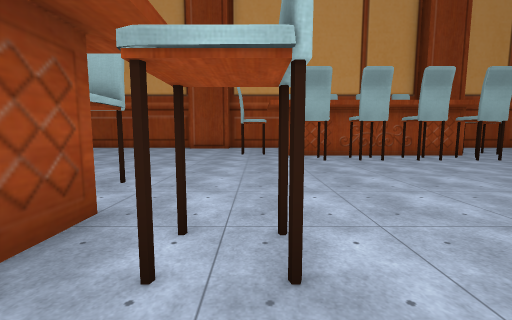
view 1 (above)

18 first-person views from a walk through a Unity game level. The camera is 1.5 m above the floor, tilts 6° down and sees 90° across. The floor is counted in squares, 2 m on a side. Each view is taken from the middle of a square. On the plan, view 1 faces up. The plan holds only what a view shows up to about 9 squares ahead; the rest is blank. The place goes on beyond the plan. Some animated figures are left out. Some surface patterns are stand-ins.

view 2
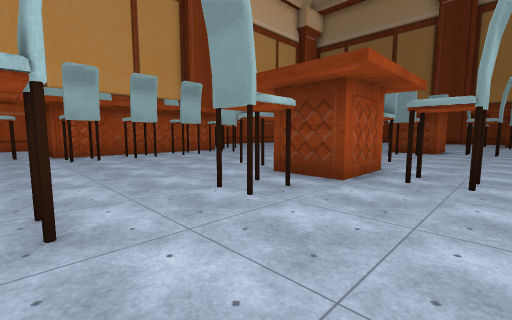

view 3
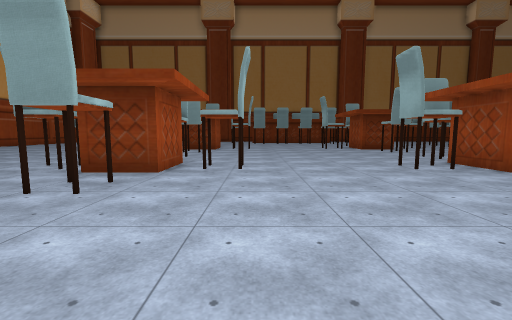

view 4
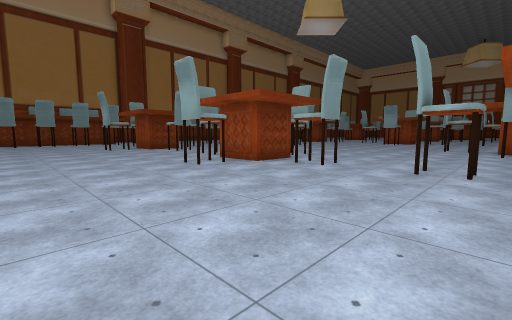

view 5
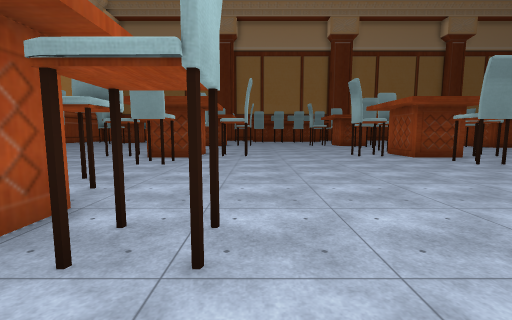

view 6
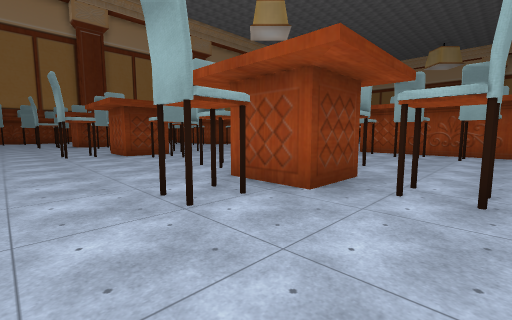

view 7
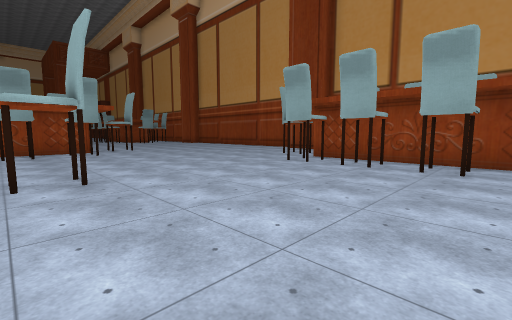

view 8
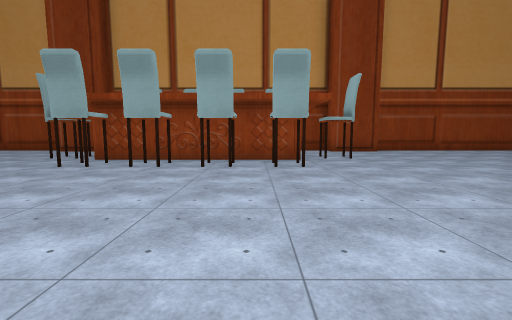

view 9
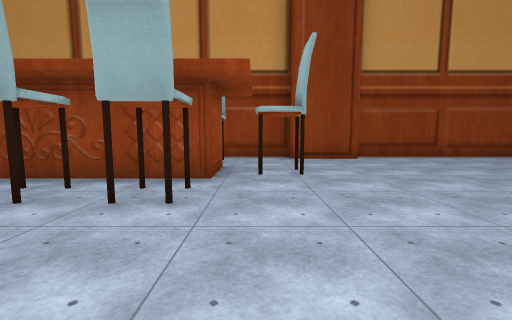

view 10
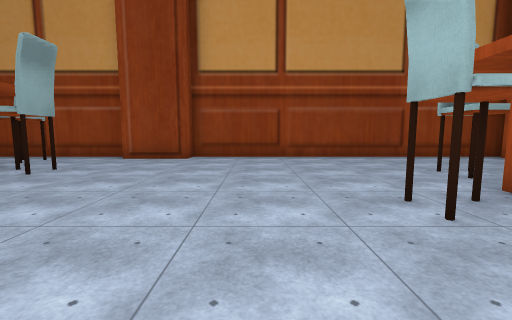

view 11
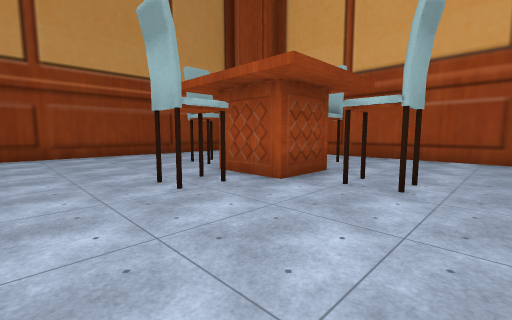

view 12
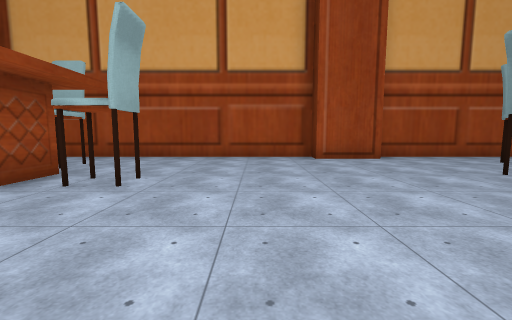

view 13
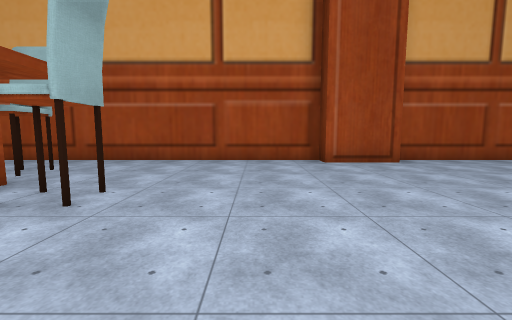

view 14
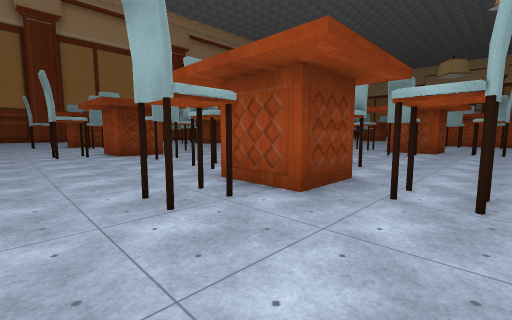

view 15
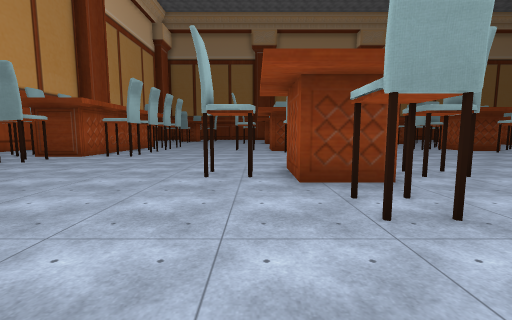

view 16
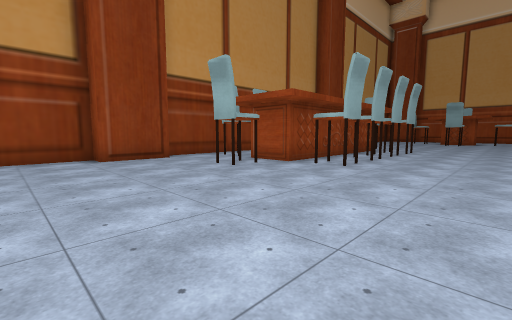

view 17
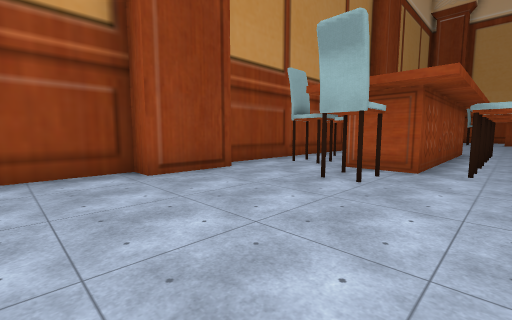

view 18
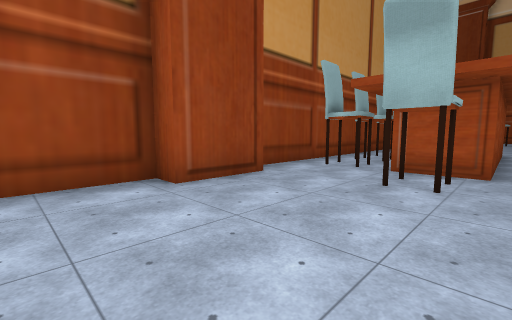

### Floor plan
Key: @ floor where view 1 was taken; # wall or solid block; x gap in a wall; . floor; T thing the floor can be seen under or through.
Columns run from 16 left of view 1 to 12 right of it. Each row starts with its distance up from view 1.
 14    #################
 13 # ##.........##....
 12 #..  ..............
 11 #...  ##.........##
 10 #.... ##........###
  9 #...#x##x.......#########
  8 #................#######.
  7 #................###.###.
  6 #........................
  5 #.......................
  4 #........ ...##.....##.
  3 ##...........##.....##
  2  #....... .##TT...####    #
  1 ##.........##TTx#.######. ##
  0 #...x........TT.@...##.....#
 -1 #x###x#......TT.....##.....##
 -2 #.###.x....................
 -3 #####.#...................
 -4 #####.x......##.....##...
 -5 #.###.x......##.....##...
 -6 #.###.#....TTT###.######.
 -7 #...x......TTT ##.###  #.
 -8 #............  .....#
 -9 ##...........T .....##
-10 ##.................
-11 #.................
-12 #.........######.

Where each view was taken, in squares from view 1:
view 1: 0 up, 0 right, facing up
view 2: 1 down, 0 right, facing up-right
view 3: 1 down, 1 left, facing right
view 4: 1 down, 1 left, facing down-right
view 5: 1 down, 4 left, facing right
view 6: 3 down, 5 left, facing down-right
view 7: 2 down, 4 left, facing down-left
view 8: 2 down, 4 left, facing left
view 9: 0 up, 7 left, facing left
view 10: 5 up, 7 left, facing left
view 11: 5 up, 6 left, facing up-left
view 12: 5 up, 5 left, facing up
view 13: 6 up, 5 left, facing up
view 14: 5 up, 5 left, facing down-right
view 15: 3 up, 7 left, facing right
view 16: 12 down, 7 left, facing up-left
view 17: 12 down, 10 left, facing up-left
view 18: 12 down, 11 left, facing up-left
